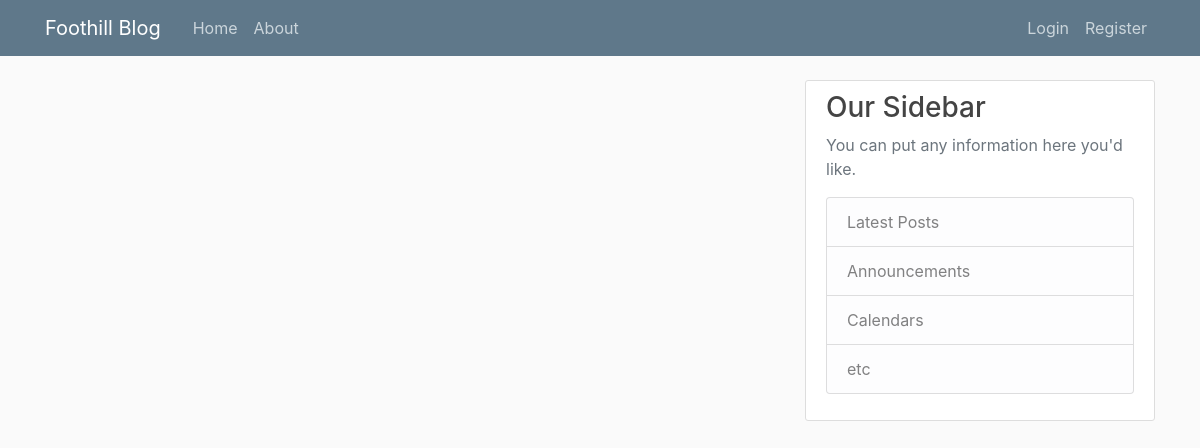
Page /home on the earlier database version.
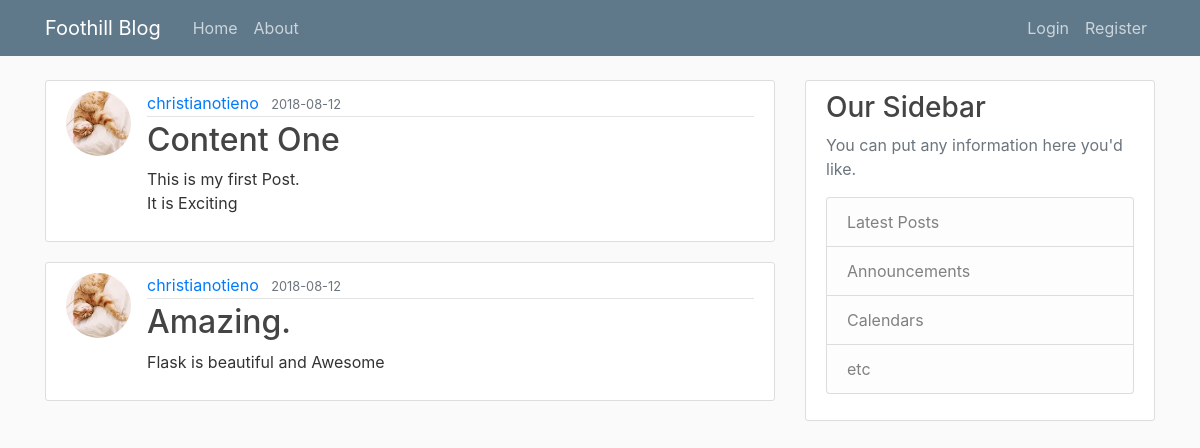
Same page on the later database version.
### blog/models.py (models this page shows, shortened)
class Post(db.Model):
    id = db.Column(db.Integer, primary_key=True)
    title = db.Column(db.String(100), nullable=False)
    DatePosted = db.Column(db.DateTime, nullable=False, default=datetime.utcnow)
    content = db.Column(db.Text, nullable=False)
    UserId = db.Column(db.Integer, db.ForeignKey('user.id'), nullable=False)

class User(db.Model, UserMixin):
    id = db.Column(db.Integer, primary_key=True)
    username = db.Column(db.String(20), unique=True, nullable=False)
    email = db.Column(db.String(120), unique=True, nullable=False)
    ImageFile = db.Column(db.String(20), nullable=False, default='default.jpg')
    password = db.Column(db.String(60), nullable=False)
    posts = db.relationship('Post', backref='author', lazy=True)

### blog/routes.py (the view)
@app.route("/")
@app.route("/home")
def home():
    posts = Post.query.all()
    return render_template('home.html', posts=posts)

### blog/templates/home.html
{% extends "layout.html" %} {% block content %} {% for post in posts %}
<article class="media content-section">
    <img class="rounded-circle article-img" src="{{ url_for('static', filename='ProfilePics/' + post.author.ImageFile) }}">
    <div class="media-body">
        <div class="article-metadata">
            <a class="mr-2" href="#">{{ post.author.username }}</a>
            <small class="text-muted">{{ post.DatePosted.strftime('%Y-%m-%d') }}</small>
        </div>
        <h2><a class="article-title" href="{{ url_for('post', post_id=post.id) }}">{{ post.title }}</a></h2>
        <p class="article-content">{{ post.content }}</p>
    </div>
</article>
{% endfor %} {% endblock content %}

### blog/templates/layout.html (shortened to what this page needs)
<!DOCTYPE html>
<html>
<head>
    <link rel="stylesheet" href="https://maxcdn.bootstrapcdn.com/bootstrap/4.0.0/css/bootstrap.min.css">
    <link rel="stylesheet" type="text/css" href="{{ url_for('static', filename='main.css') }}">
</head>
<body>
    <header class="site-header">
        <nav class="navbar navbar-expand-md navbar-dark bg-steel fixed-top">
            <div class="container">
                <a class="navbar-brand mr-4" href="/">Foothill Blog</a>
                <div class="collapse navbar-collapse" id="navbarToggle">
                    <div class="navbar-nav mr-auto">
                        <a class="nav-item nav-link" href="{{ url_for('home') }}">Home</a>
                        <a class="nav-item nav-link" href="{{ url_for('about') }}">About</a>
                    </div>
                    <div class="navbar-nav">
                        {% if current_user.is_authenticated %}
                        <a class="nav-item nav-link" href="{{ url_for('NewPost') }}">New Post</a>
                        <a class="nav-item nav-link" href="{{ url_for('account') }}">Account</a>
                        <a class="nav-item nav-link" href="{{ url_for('logout') }}">Logout</a> {% else %}
                        <a class="nav-item nav-link" href="{{ url_for('login') }}">Login</a>
                        <a class="nav-item nav-link" href="{{ url_for('register') }}">Register</a> {% endif %}
                    </div>
                </div>
            </div>
        </nav>
    </header>
    <main role="main" class="container">
        <div class="row">
            <div class="col-md-8">
                 {% block content %}{% endblock %}
            </div>
            <div class="col-md-4">
                <div class="content-section">
                    <h3>Our Sidebar</h3>
                    <p class='text-muted'>You can put any information here you'd like.
                        <ul class="list-group">
                            <li class="list-group-item list-group-item-light">Latest Posts</li>
                            <li class="list-group-item list-group-item-light">Announcements</li>
                            <li class="list-group-item list-group-item-light">Calendars</li>
                            <li class="list-group-item list-group-item-light">etc</li>
                        </ul>
                    </p>
                </div>
            </div>
        </div>
    </main>
</body>
</html>

### blog/static/main.css (style rules this page uses)
body { background: #fafafa; color: #333333; margin-top: 5rem; }
h1, h2, h3, h4, h5, h6 { color: #444444; }
.bg-steel { background-color: #5f788a; }
.site-header .navbar-nav .nav-link { color: #cbd5db; }
.content-section { background: #ffffff; padding: 10px 20px; border: 1px solid #dddddd; border-radius: 3px; margin-bottom: 20px; }
.article-title { color: #444444; }
.article-content { white-space: pre-line; }
.article-img { height: 65px; width: 65px; margin-right: 16px; }
.article-metadata { padding-bottom: 1px; margin-bottom: 4px; border-bottom: 1px solid #e3e3e3 }

Differences in the rows shown:
added Post: author.username "christianotieno", DatePosted "2018-08-12", title "Content One", content "This is my first Post. It is Exciting"
added Post: author.username "christianotieno", DatePosted "2018-08-12", title "Amazing.", content "Flask is beautiful and Awesome"
